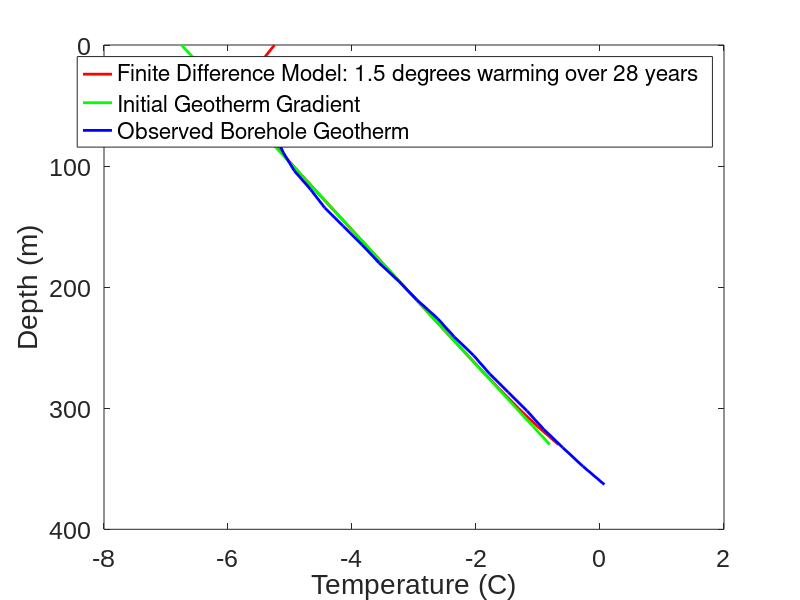

This figure's MATLAB source:
% Finite Difference Model of Geotherm + Surface Temperature Warming
% Jan 25 2016

%% Data from Borehole

T_data=[-5.320000,-5.320000,-5.290000,-5.240000,-5.110000,-4.930000,...
   -4.670000,-4.440000,-4.140000,-3.840000,-3.560000,-3.240000,...
   -2.950000,-2.620000,-2.350000,-2.040000,-1.780000,-1.480000,...
   -1.180000,-0.9100000,-0.6000000,-0.2800000,7.0000000E-02];

z_data=[27.73685,42.97689,58.21692,73.45695,88.69698,103.9370,...      
119.1770,134.4171,149.6571,164.8971,180.1372,195.3772,...     
210.6172,225.8573,241.0973,256.3373,271.5773,286.8174,...      
302.0574,317.2974,332.5375,347.7775,363.0175];   

%% Initialize Finite Difference Function Using Geotherm Gradient

%--parameters for finite difference code

N = 23; %number of points
dz = 15.0; %spacing in m
k = 2; %W/mK
rho = 2000; %kg/m3
Cp = 2000; % J/kg K
kappa = k/(rho*Cp);
dt = (dz^2/kappa)*0.2; %s

%--parameters for geotherm gradient

z=0:dz:(dz*(N-1));
Ts_int=-6.75; %degrees C
k=2.5; %W/(m-K)
Qm=0.045; %W/m2

%--initial T equation+changing T equation

T_int = transpose(Ts_int+(Qm/k)*z);
T = transpose(Ts_int+(Qm/k)*z);

%--surface temperature change

%dT=0:0.25:2.5; %degrees C
dT=1.5; %degrees C
T(1) = Ts_int+dT; %degrees C

%--establish heat gradient

dTdz = zeros(N,1);
dTdz(N) = 0.025; %K/m

%--time in years of run
x=(dt*10)/(365*3600*24);

%% Run Finite Difference Code at 10 timesteps of dt

for t=1:10
    
    %--if I want to change surface temperature with every timestep
    
    %T(1) = Ts_int+dT(t); %degrees C
  
    %--calculate T gradient

    dTdz(1:N-1) = diff(T)/dz;

    %--calculate heat flux

    q = -k*dTdz;

    %--rate of change of T
    
    dqdz= diff(q)/dz;

    %--update T...top T is fixed
    
    T(2:N) = T(2:N) - (1/(rho*Cp))*dqdz*dt;
    
    %--if I want to plot for every timestep 
    
    %figure(1)
    %plot(T,z,'r','linewidth',2)
    %hold on
    
end

%% Plots

figure(1)

plot(T,z,'r','linewidth',2)

hold on

plot(T_int,z,'g','linewidth',2)
plot(T_data,z_data,'b','linewidth',2)

xlabel('Temperature (C)','fontname','arial','fontsize',21)
ylabel('Depth (m)','fontname','arial','fontsize',21)
set(gca,'fontsize',18,'fontname','arial')
set(gca,'YDIR','reverse')

legend('Finite Difference Model: 1.5 degrees warming over 28 years','Initial Geotherm Gradient','Observed Borehole Geotherm','Location','northeast'); 

hold off

%% Goodness of Fit

%--to get matrix dimensions to agree

T_data=transpose(T_data);

%--chi squared test

F=sum((T_data-T).^2);

disp(F)

%% Comments on Code

%To whomever is looking at my code, do you have any suggestions
%as to how to input specific z values into the finite difference
%model in order to compare the exact same z values between
%modeled and observed data?? I just estimated the observed
%depth values to be equally spaced at 15 m, and used that 
%value in the model.
%Also, do you have any suggestions for
%how to make my model better fit the observations?? I am not 
%sure I did the surface temperature change correctly...





